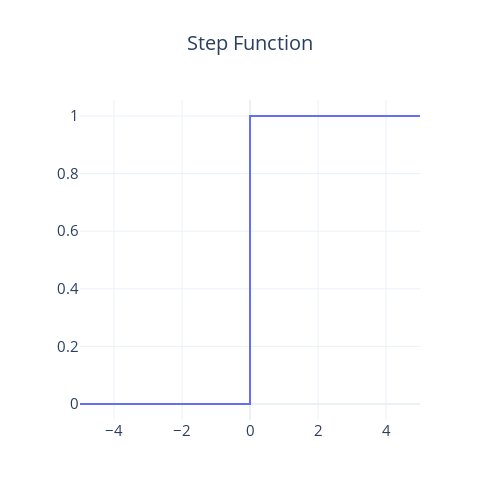

The notebook cell this image was saved under:
### Code cell
y = step(x)

fig = go.Figure(
    go.Scatter(
        x=x,
        y=y,
        mode='lines',
        line_shape='hv',  
        marker=dict(size=8)
    )
)

fig.update_layout(
    title={
        'text': 'Step Function',
        'x': 0.5,
        'font': dict(size=20)
    },
    template="plotly_white",
    autosize=False,
    width=500, height=500,
    # margin=dict(l=30, r=30, t=30, b=30),
)
fig.update_xaxes(tickfont_size=15)
fig.update_yaxes(tickfont_size=15)

fig.show()

### Figure 1 — Plotly figure (JSON) as saved in the notebook; plotly's stock layout.template omitted (floating-point values rounded to 4 significant figures; data arrays with more than 128 entries replaced by an {"elided": "..."} marker saying what was removed)
{"data": [{"line": {"shape": "hv"}, "marker": {"size": 8}, "mode": "lines", "type": "scatter", "x": {"elided": "10000 float values"}, "y": {"elided": "10000 int values"}}], "layout": {"autosize": false, "height": 500, "title": {"font": {"size": 20}, "text": "Step Function", "x": 0.5}, "width": 500, "xaxis": {"tickfont": {"size": 15}}, "yaxis": {"tickfont": {"size": 15}}}}
